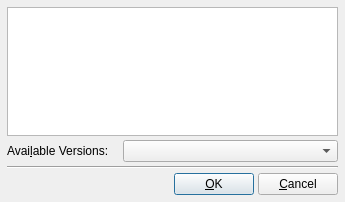
<?xml version="1.0" encoding="UTF-8"?>
<ui version="4.0">
 <author>Andrey Rijov</author>
 <class>Edit_Emulator_Version_Window</class>
 <widget class="QDialog" name="Edit_Emulator_Version_Window">
  <property name="geometry">
   <rect>
    <x>0</x>
    <y>0</y>
    <width>345</width>
    <height>202</height>
   </rect>
  </property>
  <property name="windowTitle">
   <string>Edit Emulator Version</string>
  </property>
  <property name="windowIcon">
   <iconset resource="../resources/images.qrc">
    <normaloff>:/view_detailed.png</normaloff>:/view_detailed.png</iconset>
  </property>
  <layout class="QGridLayout" name="gridLayout">
   <item row="0" column="0">
    <widget class="QListWidget" name="List_Emulators"/>
   </item>
   <item row="1" column="0">
    <layout class="QHBoxLayout" name="horizontalLayout_2">
     <item>
      <widget class="QLabel" name="Label_Versions">
       <property name="sizePolicy">
        <sizepolicy hsizetype="Maximum" vsizetype="Preferred">
         <horstretch>0</horstretch>
         <verstretch>0</verstretch>
        </sizepolicy>
       </property>
       <property name="text">
        <string>Avai&amp;lable Versions:</string>
       </property>
       <property name="buddy">
        <cstring>CB_Versions</cstring>
       </property>
      </widget>
     </item>
     <item>
      <spacer name="horizontalSpacer">
       <property name="orientation">
        <enum>Qt::Horizontal</enum>
       </property>
       <property name="sizeType">
        <enum>QSizePolicy::Fixed</enum>
       </property>
       <property name="sizeHint" stdset="0">
        <size>
         <width>10</width>
         <height>20</height>
        </size>
       </property>
      </spacer>
     </item>
     <item>
      <widget class="QComboBox" name="CB_Versions">
       <property name="sizePolicy">
        <sizepolicy hsizetype="Minimum" vsizetype="Fixed">
         <horstretch>0</horstretch>
         <verstretch>0</verstretch>
        </sizepolicy>
       </property>
      </widget>
     </item>
    </layout>
   </item>
   <item row="2" column="0">
    <widget class="Line" name="line">
     <property name="orientation">
      <enum>Qt::Horizontal</enum>
     </property>
    </widget>
   </item>
   <item row="3" column="0">
    <layout class="QHBoxLayout" name="horizontalLayout">
     <item>
      <spacer name="horizontalSpacer_2">
       <property name="orientation">
        <enum>Qt::Horizontal</enum>
       </property>
       <property name="sizeHint" stdset="0">
        <size>
         <width>177</width>
         <height>20</height>
        </size>
       </property>
      </spacer>
     </item>
     <item>
      <widget class="QPushButton" name="Button_OK">
       <property name="text">
        <string>&amp;OK</string>
       </property>
       <property name="icon">
        <iconset resource="../resources/images.qrc">
         <normaloff>:/ok.png</normaloff>:/ok.png</iconset>
       </property>
      </widget>
     </item>
     <item>
      <widget class="QPushButton" name="Button_Cancel">
       <property name="text">
        <string>&amp;Cancel</string>
       </property>
       <property name="icon">
        <iconset resource="../resources/images.qrc">
         <normaloff>:/cancel.png</normaloff>:/cancel.png</iconset>
       </property>
      </widget>
     </item>
    </layout>
   </item>
  </layout>
 </widget>
 <layoutdefault spacing="4" margin="7"/>
 <tabstops>
  <tabstop>List_Emulators</tabstop>
  <tabstop>CB_Versions</tabstop>
  <tabstop>Button_OK</tabstop>
  <tabstop>Button_Cancel</tabstop>
 </tabstops>
 <resources>
  <include location="../resources/images.qrc"/>
 </resources>
 <connections>
  <connection>
   <sender>Button_Cancel</sender>
   <signal>clicked()</signal>
   <receiver>Edit_Emulator_Version_Window</receiver>
   <slot>reject()</slot>
   <hints>
    <hint type="sourcelabel">
     <x>298</x>
     <y>180</y>
    </hint>
    <hint type="destinationlabel">
     <x>91</x>
     <y>178</y>
    </hint>
   </hints>
  </connection>
 </connections>
</ui>
